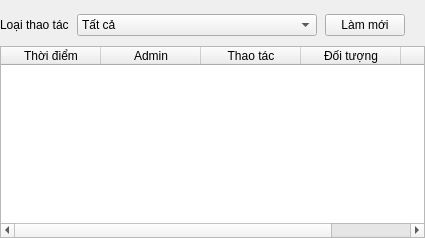
            <widget class="QWidget" name="tabLogs">
             <attribute name="title">
              <string>Nhật ký quản trị</string>
             </attribute>
             <attribute name="icon">
              <iconset>
               <normaloff>../images/ic_history.png</normaloff>
               ../images/ic_history.png
              </iconset>
             </attribute>
             <layout class="QVBoxLayout" name="verticalLayoutLogs">
              <property name="spacing">
               <number>10</number>
              </property>
              <property name="leftMargin">
               <number>0</number>
              </property>
              <property name="topMargin">
               <number>14</number>
              </property>
              <property name="rightMargin">
               <number>0</number>
              </property>
              <property name="bottomMargin">
               <number>0</number>
              </property>
              <item>
               <layout class="QHBoxLayout" name="horizontalLayoutLogFilter">
                <property name="spacing">
                 <number>8</number>
                </property>
                <property name="leftMargin">
                 <number>0</number>
                </property>
                <property name="topMargin">
                 <number>0</number>
                </property>
                <property name="rightMargin">
                 <number>0</number>
                </property>
                <property name="bottomMargin">
                 <number>0</number>
                </property>
                <item>
                 <widget class="QLabel" name="label_19">
                  <property name="text">
                   <string>Loại thao tác</string>
                  </property>
                  <property name="role" stdset="0">
                   <string notr="true">muted</string>
                  </property>
                 </widget>
                </item>
                <item>
                 <widget class="QComboBox" name="comboBoxLogAction">
                  <property name="minimumSize">
                   <size>
                    <width>240</width>
                    <height>0</height>
                   </size>
                  </property>
                  <item>
                   <property name="text">
                    <string>Tất cả</string>
                   </property>
                  </item>
                 </widget>
                </item>
                <item>
                 <widget class="QPushButton" name="pushButtonRefreshLogs">
                  <property name="text">
                   <string>Làm mới</string>
                  </property>
                  <property name="cursor">
                   <cursorShape>PointingHandCursor</cursorShape>
                  </property>
                  <property name="icon">
                   <iconset>
                    <normaloff>../images/ic_refresh.png</normaloff>
                    ../images/ic_refresh.png
                   </iconset>
                  </property>
                  <property name="iconSize">
                   <size>
                    <width>18</width>
                    <height>18</height>
                   </size>
                  </property>
                  <property name="secondary" stdset="0">
                   <bool>true</bool>
                  </property>
                 </widget>
                </item>
                <item>
                 <spacer name="horizontalSpacer_6">
                  <property name="orientation">
                   <enum>Qt::Horizontal</enum>
                  </property>
                  <property name="sizeHint" stdset="0">
                   <size>
                    <width>20</width>
                    <height>20</height>
                   </size>
                  </property>
                 </spacer>
                </item>
               </layout>
              </item>
              <item>
               <widget class="QTableWidget" name="tableWidgetLogs">
                <attribute name="horizontalHeaderMinimumSectionSize">
                 <number>48</number>
                </attribute>
                <attribute name="horizontalHeaderDefaultSectionSize">
                 <number>100</number>
                </attribute>
                <attribute name="horizontalHeaderStretchLastSection">
                 <bool>true</bool>
                </attribute>
                <attribute name="verticalHeaderVisible">
                 <bool>false</bool>
                </attribute>
                <attribute name="horizontalHeaderHighlightSections">
                 <bool>false</bool>
                </attribute>
                <property name="alternatingRowColors">
                 <bool>true</bool>
                </property>
                <property name="selectionMode">
                 <enum>QAbstractItemView::SingleSelection</enum>
                </property>
                <property name="selectionBehavior">
                 <enum>QAbstractItemView::SelectRows</enum>
                </property>
                <property name="editTriggers">
                 <set>QAbstractItemView::NoEditTriggers</set>
                </property>
                <property name="showGrid">
                 <bool>false</bool>
                </property>
                <property name="wordWrap">
                 <bool>false</bool>
                </property>
                <property name="textElideMode">
                 <enum>Qt::ElideRight</enum>
                </property>
                <column>
                 <property name="text">
                  <string>Thời điểm</string>
                 </property>
                </column>
                <column>
                 <property name="text">
                  <string>Admin</string>
                 </property>
                </column>
                <column>
                 <property name="text">
                  <string>Thao tác</string>
                 </property>
                </column>
                <column>
                 <property name="text">
                  <string>Đối tượng</string>
                 </property>
                </column>
                <column>
                 <property name="text">
                  <string>Kết quả</string>
                 </property>
                </column>
               </widget>
              </item>
             </layout>
            </widget>
